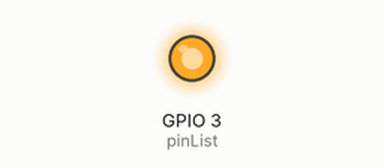
Recording of a program running on a simulated Raspberry Pi (BCM pin numbers). On the bench: output pins drawn as LEDs (lit = HIGH). What the program prints to the terminal is not drawn. At 0.0 s the program stops and its outputs stay as they are.

Above: at 0.1 s.
Timing chart, 0 to 1.5 s (numbered marks = the images above):
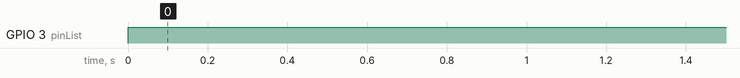

The program:

script5a.py
```python
#!/usr/bin/python
import RPi.GPIO as GPIO
import time

GPIO.setmode(GPIO.BCM)

# init list with pin numbers

pinList = [3]

# loop through pins and set mode

for i in pinList:
    GPIO.setup(i, GPIO.OUT)
#    GPIO.output(i, GPIO.HIGH)

# time to sleep between operations in the main loop

SleepTimeS = 0.2
SleepTimeL = 0.5

# main loop

try:
  GPIO.output(3, GPIO.HIGH)
  print "OFF"


# End program cleanly with keyboard
except KeyboardInterrupt:
  print "  Quit"

  # Reset GPIO settings
  GPIO.cleanup()

# find more information on this script at
# http://youtu.be/WpM1aq4B8-A
```

Measured:
- by itself, GPIO 3 (pinList): LOW → HIGH at 0.00 s
